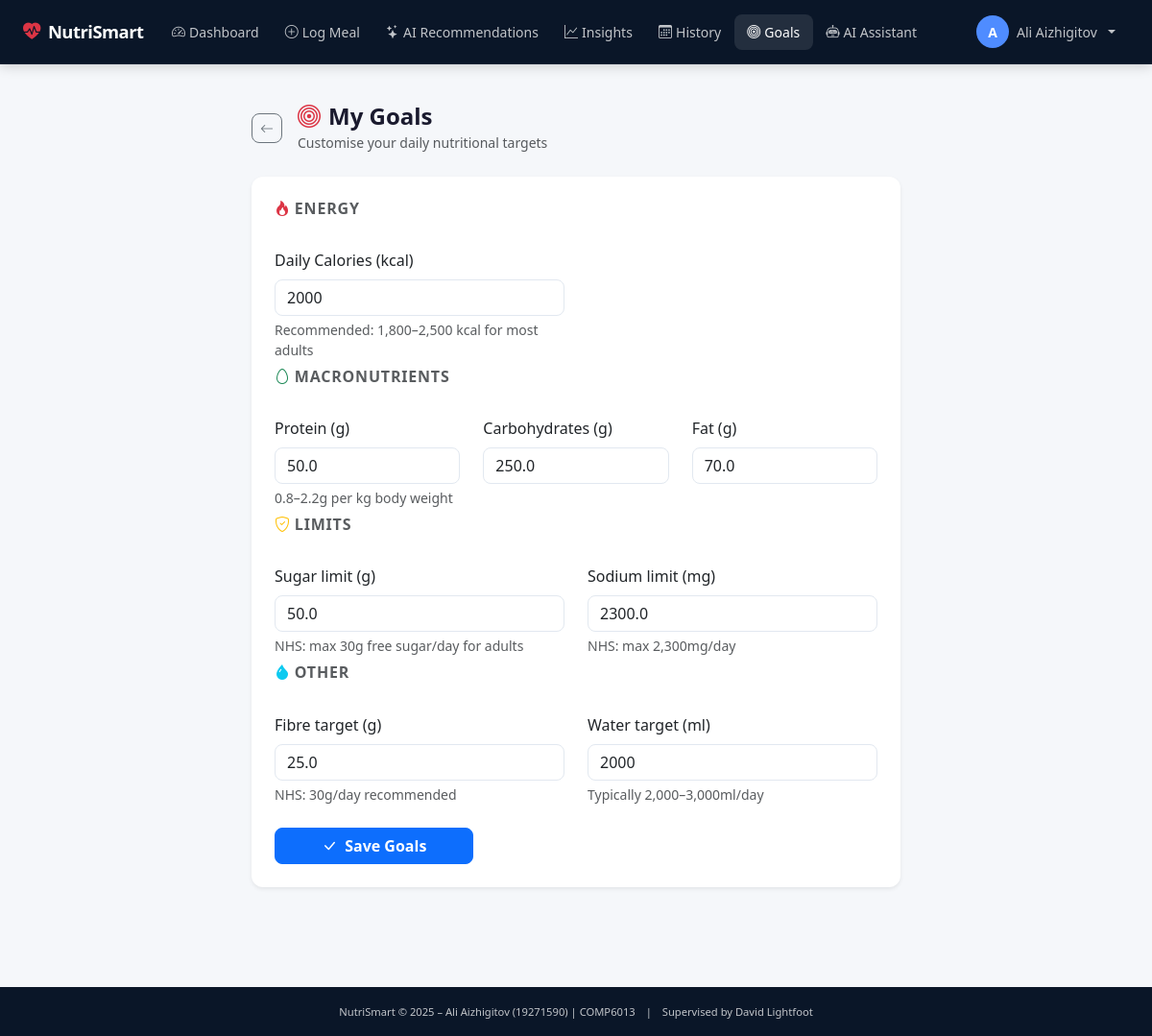
The page /goals (signed in) on the database its author committed.
### tables this page shows
CREATE TABLE users (
                id          INTEGER PRIMARY KEY AUTOINCREMENT,
                username    TEXT    NOT NULL UNIQUE,
                email       TEXT    NOT NULL UNIQUE,
                password_hash TEXT  NOT NULL,
                full_name   TEXT,
                age         INTEGER,
                weight_kg   REAL,
                height_cm   REAL,
                gender      TEXT    CHECK(gender IN ('male','female','other')),
                activity_level TEXT DEFAULT 'moderate'
                                    CHECK(activity_level IN ('sedentary','light','moderate','active','very_active')),
                created_at  TEXT    DEFAULT (datetime('now'))
            );

CREATE TABLE goals (
                id              INTEGER PRIMARY KEY AUTOINCREMENT,
                user_id         INTEGER NOT NULL REFERENCES users(id) ON DELETE CASCADE,
                calories_target INTEGER DEFAULT 2000,
                protein_target  REAL    DEFAULT 50,
                carbs_target    REAL    DEFAULT 250,
                fat_target      REAL    DEFAULT 70,
                sugar_limit     REAL    DEFAULT 50,
                sodium_limit    REAL    DEFAULT 2300,
                fiber_target    REAL    DEFAULT 25,
                water_target_ml INTEGER DEFAULT 2000,
                updated_at      TEXT    DEFAULT (datetime('now'))
            );

### app.py (the view, shortened to what this page needs)
@app.route('/goals', methods=['GET', 'POST'])
@login_required
def goals():
    user_id = session['user_id']
    current_goals = db.get_goals(user_id)
    return render_template('goals.html', goals=current_goals)

### app.py (called while the page is built)
def login_required(f):
    @wraps(f)
    def decorated(*args, **kwargs):
        if 'user_id' not in session:
            flash('Please log in to access this page.', 'warning')
            return redirect(url_for('login'))
        return f(*args, **kwargs)
    return decorated

def current_user():
    user_id = session.get('user_id')
    if user_id:
        return db.get_user_by_id(user_id)
    return None

@app.before_request
def load_logged_in_user():
    g.user = current_user()

@app.context_processor
def inject_globals():
    return {
        'user': g.user,
        'today': date.today().isoformat(),
        'now': datetime.now(),
    }

### database.py (called while the page is built)
def get_db():
    conn = sqlite3.connect(DB_PATH)
    conn.row_factory = sqlite3.Row
    conn.execute("PRAGMA foreign_keys = ON")
    return conn

def get_user_by_id(user_id):
    conn = get_db()
    user = conn.execute("SELECT * FROM users WHERE id = ?", (user_id,)).fetchone()
    conn.close()
    return dict(user) if user else None

def get_goals(user_id):
    conn = get_db()
    goals = conn.execute("SELECT * FROM goals WHERE user_id = ?", (user_id,)).fetchone()
    conn.close()
    return dict(goals) if goals else None

### templates/goals.html (shortened to what this page needs)
{% extends 'base.html' %}
{% block content %}
<div class="container py-4" style="max-width:700px;">
    <div class="d-flex align-items-center gap-3 mb-4">
        <a href="{{ url_for('dashboard') }}" class="btn btn-sm btn-outline-secondary">
            <i class="bi bi-arrow-left"></i>
        </a>
        <div>
            <h4 class="fw-bold mb-0"><i class="bi bi-bullseye me-2 text-danger"></i>My Goals</h4>
            <small class="text-muted">Customise your daily nutritional targets</small>
        </div>
    </div>
    <div class="card border-0 shadow-sm">
        <div class="card-body p-4">
            <form method="POST" action="{{ url_for('goals') }}">
                <div class="row g-4">
                    <div class="col-12">
                        <h6 class="fw-semibold text-muted text-uppercase" style="letter-spacing:.05em;">
                            <i class="bi bi-fire me-1 text-danger"></i>Energy
                        </h6>
                    </div>
                    <div class="col-sm-6">
                        <label class="form-label fw-medium">Daily Calories (kcal)</label>
                        <input type="number" name="calories_target" class="form-control"
                               value="{{ goals.calories_target }}" min="500" max="8000" required>
                        <div class="form-text">Recommended: 1,800–2,500 kcal for most adults</div>
                    </div>
                    <div class="col-12 mt-2">
                        <h6 class="fw-semibold text-muted text-uppercase" style="letter-spacing:.05em;">
                            <i class="bi bi-egg me-1 text-success"></i>Macronutrients
                        </h6>
                    </div>
                    <div class="col-sm-4">
                        <label class="form-label fw-medium">Protein (g)</label>
                        <input type="number" name="protein_target" class="form-control"
                               value="{{ goals.protein_target }}" min="0" max="500" step="0.5">
                        <div class="form-text">0.8–2.2g per kg body weight</div>
                    </div>
                    <div class="col-sm-4">
                        <label class="form-label fw-medium">Carbohydrates (g)</label>
                        <input type="number" name="carbs_target" class="form-control"
                               value="{{ goals.carbs_target }}" min="0" max="1000" step="0.5">
                    </div>
                    <div class="col-sm-4">
                        <label class="form-label fw-medium">Fat (g)</label>
                        <input type="number" name="fat_target" class="form-control"
                               value="{{ goals.fat_target }}" min="0" max="500" step="0.5">
                    </div>
                    <div class="col-12 mt-2">
                        <h6 class="fw-semibold text-muted text-uppercase" style="letter-spacing:.05em;">
                            <i class="bi bi-shield-check me-1 text-warning"></i>Limits
                        </h6>
                    </div>
                    <div class="col-sm-6">
                        <label class="form-label fw-medium">Sugar limit (g)</label>
                        <input type="number" name="sugar_limit" class="form-control"
                               value="{{ goals.sugar_limit }}" min="0" max="200" step="0.5">
                        <div class="form-text">NHS: max 30g free sugar/day for adults</div>
                    </div>
                    <div class="col-sm-6">
                        <label class="form-label fw-medium">Sodium limit (mg)</label>
                        <input type="number" name="sodium_limit" class="form-control"
                               value="{{ goals.sodium_limit }}" min="0" max="10000">
                        <div class="form-text">NHS: max 2,300mg/day</div>
                    </div>
                    <div class="col-12 mt-2">
                        <h6 class="fw-semibold text-muted text-uppercase" style="letter-spacing:.05em;">
                            <i class="bi bi-droplet-fill me-1 text-info"></i>Other
                        </h6>
                    </div>
                    <div class="col-sm-6">
                        <label class="form-label fw-medium">Fibre target (g)</label>
                        <input type="number" name="fiber_target" class="form-control"
                               value="{{ goals.fiber_target }}" min="0" max="100" step="0.5">
                        <div class="form-text">NHS: 30g/day recommended</div>
                    </div>
                    <div class="col-sm-6">
                        <label class="form-label fw-medium">Water target (ml)</label>
                        <input type="number" name="water_target_ml" class="form-control"
                               value="{{ goals.water_target_ml }}" min="500" max="10000" step="50">
                        <div class="form-text">Typically 2,000–3,000ml/day</div>
                    </div>
                    <div class="col-12">
                        <button type="submit" class="btn btn-primary fw-semibold px-5">
                            <i class="bi bi-check-lg me-1"></i> Save Goals
                        </button>
                    </div>
                </div>
            </form>
        </div>
    </div>
</div>
{% endblock %}

### templates/base.html (shortened to what this page needs)
<!DOCTYPE html>
<html lang="en" data-bs-theme="light">
<head>
    <link href="https://cdn.jsdelivr.net/npm/bootstrap@5.3.2/dist/css/bootstrap.min.css" rel="stylesheet">
    <link rel="stylesheet" href="https://cdn.jsdelivr.net/npm/bootstrap-icons@1.11.3/font/bootstrap-icons.min.css">
    <link rel="stylesheet" href="{{ url_for('static', filename='css/style.css') }}">
</head>
<body>
{% if user %}
<nav class="navbar navbar-expand-lg navbar-dark ns-navbar sticky-top">
    <div class="container-fluid px-4">
        <a class="navbar-brand fw-bold" href="{{ url_for('dashboard') }}">
            <i class="bi bi-heart-pulse-fill me-2 text-danger"></i>NutriSmart
        </a>
        <div class="collapse navbar-collapse" id="mainNav">
            <ul class="navbar-nav me-auto mb-2 mb-lg-0">
                <li class="nav-item">
                    <a class="nav-link {% if request.endpoint == 'dashboard' %}active{% endif %}"
                       href="{{ url_for('dashboard') }}">
                        <i class="bi bi-speedometer2 me-1"></i>Dashboard
                    </a>
                </li>
                <li class="nav-item">
                    <a class="nav-link {% if request.endpoint == 'log_meal' %}active{% endif %}"
                       href="{{ url_for('log_meal') }}">
                        <i class="bi bi-plus-circle me-1"></i>Log Meal
                    </a>
                </li>
                <li class="nav-item">
                    <a class="nav-link {% if request.endpoint == 'ai_recommendations' %}active{% endif %}"
                       href="{{ url_for('ai_recommendations') }}">
                        <i class="bi bi-stars me-1"></i>AI Recommendations
                    </a>
                </li>
                <li class="nav-item">
                    <a class="nav-link {% if request.endpoint == 'insights' %}active{% endif %}"
                       href="{{ url_for('insights') }}">
                        <i class="bi bi-graph-up me-1"></i>Insights
                    </a>
                </li>
                <li class="nav-item">
                    <a class="nav-link {% if request.endpoint == 'history' %}active{% endif %}"
                       href="{{ url_for('history') }}">
                        <i class="bi bi-calendar3 me-1"></i>History
                    </a>
                </li>
                <li class="nav-item">
                    <a class="nav-link {% if request.endpoint == 'goals' %}active{% endif %}"
                       href="{{ url_for('goals') }}">
                        <i class="bi bi-bullseye me-1"></i>Goals
                    </a>
                </li>
                <li class="nav-item">
                    <a class="nav-link {% if request.endpoint == 'ai_chat' %}active{% endif %}"
                       href="{{ url_for('ai_chat') }}">
                        <i class="bi bi-robot me-1"></i>AI Assistant
                    </a>
                </li>
            </ul>
            <div class="navbar-nav">
                <div class="nav-item dropdown">
                    <a class="nav-link dropdown-toggle d-flex align-items-center gap-2" href="#"
                       data-bs-toggle="dropdown">
                        <div class="ns-avatar">{{ (user.full_name or user.username)[0].upper() }}</div>
                        <span class="d-none d-lg-inline">{{ user.full_name or user.username }}</span>
                    </a>
                </div>
            </div>
        </div>
    </div>
</nav>
{% endif %}
<main class="{% if user %}ns-main{% endif %}">
    {% block content %}{% endblock %}
</main>
<footer class="ns-footer text-center py-3 mt-5">
    <small>
        NutriSmart &copy; 2025 – Ali Aizhigitov (19271590) | COMP6013
        <span class="mx-2">|</span>
        Supervised by David Lightfoot
    </small>
</footer>
</body>
</html>

### static/css/style.css (style rules this page uses)
:root { --ns-navy: #0a1628; --ns-navy-soft: #111e35; --ns-accent: #4f8cff; --ns-green: #22c55e; --ns-radius: 12px; --ns-shadow: 0 2px 16px rgba(0,0,0,.08); --ns-transition: .18s ease; font-family: 'Inter', system-ui, -apple-system, sans-serif; }
*, *::before, *::after { box-sizing: border-box; }
body { background: #f5f7fa; color: #1a1a2e; min-height: 100vh; display: flex; flex-direction: column; }
.ns-navbar { background: var(--ns-navy) !important; border-bottom: 1px solid rgba(255,255,255,.06); min-height: 62px; box-shadow: 0 2px 12px rgba(0,0,0,.18); }
.ns-navbar .nav-link { font-size: .875rem; font-weight: 500; padding: .5rem .85rem !important; border-radius: 8px; transition: background var(--ns-transition), color var(--ns-transition); color: rgba(255,255,255,.75) !important; }
.ns-navbar .nav-link:hover, .ns-navbar .nav-link.active { background: rgba(255,255,255,.1); color: #fff !important; }
.ns-navbar .navbar-brand { font-size: 1.15rem; letter-spacing: -.5px; }
.ns-avatar { width: 34px; height: 34px; border-radius: 50%; background: var(--ns-accent); color: #fff; font-weight: 700; font-size: .875rem; display: flex; align-items: center; justify-content: center; flex-shrink: 0; }
.ns-main { flex: 1; padding-bottom: 2rem; }
.card { border-radius: var(--ns-radius); transition: box-shadow var(--ns-transition); }
.btn { border-radius: 8px; font-weight: 500; transition: all var(--ns-transition); }
.form-control, .form-select { border-radius: 8px; border: 1.5px solid #e2e8f0; transition: border-color var(--ns-transition), box-shadow var(--ns-transition); }
.ns-footer { background: var(--ns-navy); color: rgba(255,255,255,.75); font-size: .8rem; margin-top: auto; }
.ns-footer .text-muted, .ns-footer small { color: rgba(255,255,255,.75) !important; }

### rows shown on the page
users: full_name "A", full_name "Ali Aizhigitov"
goals: calories_target "2000", protein_target "50.0", carbs_target "250.0", fat_target "70.0", sugar_limit "50.0", sodium_limit "2300.0", fiber_target "25.0", water_target_ml "2000"
